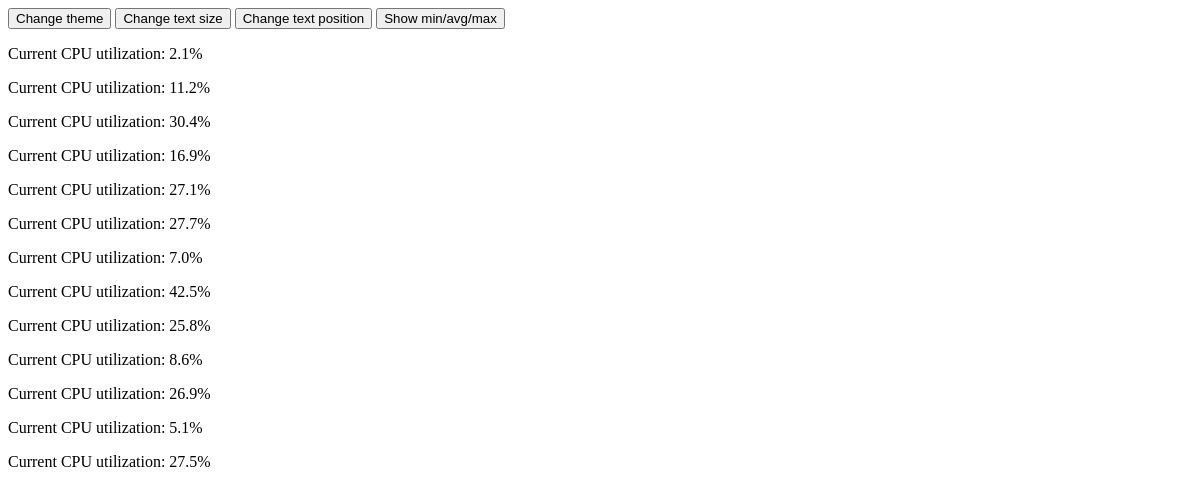
Before: / with the older database file.
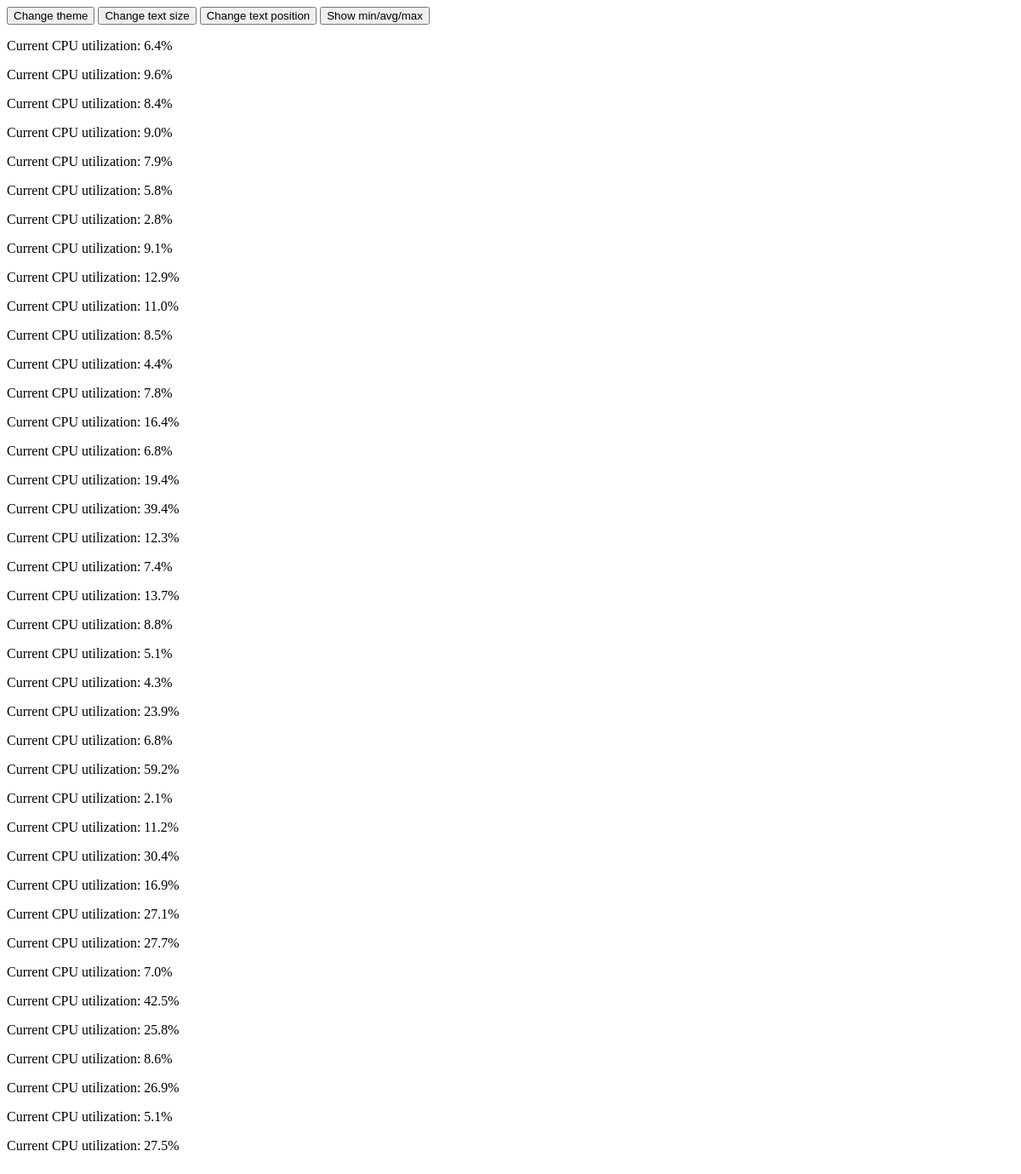
After: the same page with the newer database file.
### site_app/models.py (models this page shows, shortened)
class Cpu_Utilization(models.Model):
    curr_util = models.CharField(max_length = 5)

### site_app/views.py (the view)
# urls.py: path('', views.home_page)
@csrf_exempt
def home_page(request):
    cpus = Cpu_Utilization.objects.order_by('-id')[:100]
    cpu_form = CpuForm()
    if request.method == "POST":
        formset = CpuForm(request.POST)
        if formset.is_valid():
            add_cpu = Cpu_Utilization.objects.create(curr_util=request.POST['curr_util'])
            add_cpu.save()
            return redirect('/')
    return render(request, "home.html", {'cpus': cpus})

### site_app/templates/home.html (shortened to what this page needs)
<!DOCTYPE html>
<head>
    {% load static %}
    <link rel="stylesheet" href="{% static 'css/style.css' %}">
</head>
<body>
    <button onclick="change_theme()">Change theme</button>
    <button onclick="change_text_size()">Change text size</button>
    <button onclick="change_position()">Change text position</button>
    <button onclick="calculation()">Show min/avg/max</button>
    <table class="table">
        {% for cpu in cpus %}
            <p id="tala">Current CPU utilization: {{ cpu.curr_util }}</p>
        {% endfor %}
    </table>
</body>

Changed rows visible on the page:
added Cpu_Utilization: curr_util "6.4%"
added Cpu_Utilization: curr_util "9.6%"
added Cpu_Utilization: curr_util "8.4%"
added Cpu_Utilization: curr_util "9.0%"
added Cpu_Utilization: curr_util "7.9%"
added Cpu_Utilization: curr_util "5.8%"
added Cpu_Utilization: curr_util "2.8%"
added Cpu_Utilization: curr_util "9.1%"
added Cpu_Utilization: curr_util "12.9%"
added Cpu_Utilization: curr_util "11.0%"
added Cpu_Utilization: curr_util "8.5%"
added Cpu_Utilization: curr_util "4.4%"
added Cpu_Utilization: curr_util "7.8%"
added Cpu_Utilization: curr_util "16.4%"
added Cpu_Utilization: curr_util "6.8%"
added Cpu_Utilization: curr_util "19.4%"
added Cpu_Utilization: curr_util "39.4%"
added Cpu_Utilization: curr_util "12.3%"
added Cpu_Utilization: curr_util "7.4%"
added Cpu_Utilization: curr_util "13.7%"
added Cpu_Utilization: curr_util "8.8%"
added Cpu_Utilization: curr_util "5.1%"
added Cpu_Utilization: curr_util "4.3%"
added Cpu_Utilization: curr_util "23.9%"
added Cpu_Utilization: curr_util "6.8%"
added Cpu_Utilization: curr_util "59.2%"
